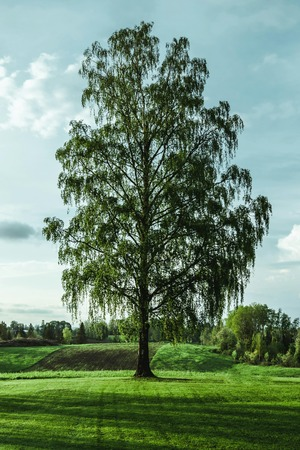
#> input picture open_cv/phase2/tree_image.jpg, 300 x 450 px
$ python second.py
#> lines starting #> are read from the running program, lines starting #| are printed output that depends on the picture
# cropping

import cv2

image = cv2.imread('tree_image.jpg')
#> image is the input picture: shape (450, 300, 3); mean B, G, R 115.2, 137.8, 112.2

if image is None:
    print("image not fount")
else:
    print('image loaded')
    croped_img = image[100:200, 50:150]
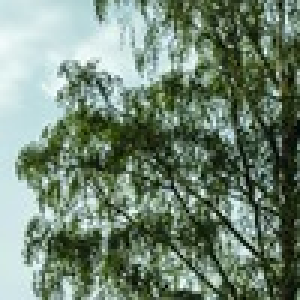
#> croped_img: shape (100, 100, 3) (shown 3 times larger); mean B, G, R 116.4, 134, 114.1
    cv2.imshow('original image', image)
    cv2.imshow('croped image', croped_img)
    cv2.waitKey(0)
    cv2.destroyAllWindows()
